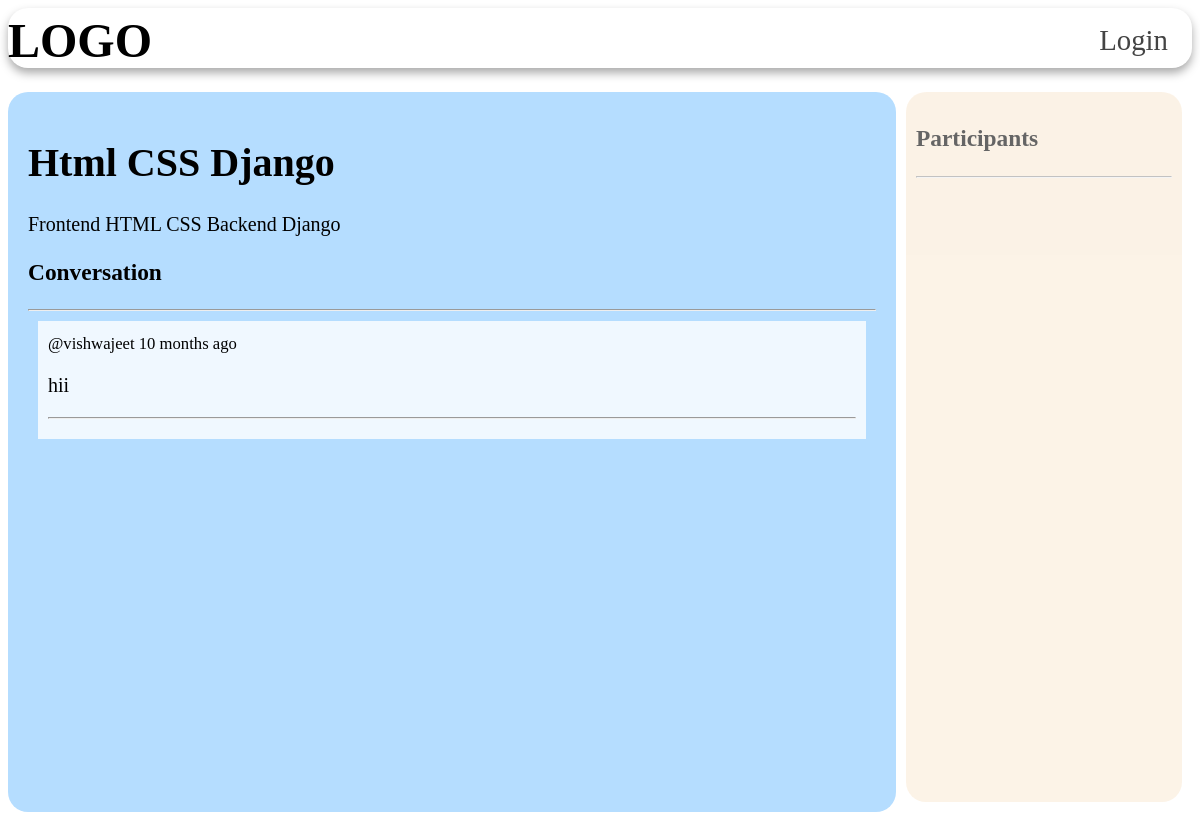
Page /room/3/ on the committed database.
### base/models.py (models this page shows, shortened)
class Room(models.Model):
    host= models.ForeignKey(User, on_delete=models.SET_NULL , null=True)
    topic=models.ForeignKey(Topic, on_delete=models.SET_NULL , null=True)
    name= models.CharField(max_length=200)
    description = models.TextField(null=True)
    participants= models.ManyToManyField(User, related_name='participants',blank=True)
    updated = models.DateTimeField(auto_now=True)
    created = models.DateTimeField(auto_now_add=True)
    class Meta:
        ordering = ['-updated', '-created']

class Message(models.Model):
        user = models.ForeignKey(User, on_delete=models.CASCADE)
        room = models.ForeignKey(Room, on_delete=models.CASCADE)
        body = models.TextField()
        updated = models.DateTimeField(auto_now=True)
        created = models.DateTimeField(auto_now_add=True)
        class Meta:
          ordering = ['-updated', '-created']

### base/views.py (the view, shortened to what this page needs)
# urls.py: path('room/<str:pk>/',views.room, name='room'),
def room(request,pk):
    room = Room.objects.get(id=pk)
    room_messages = room.message_set.all().order_by('created')
    participants = room.participants.all()
    context = {'room': room, 'room_messages':room_messages, 'participants':participants}
    return render(request, 'base/room.html',context)

### base/templates/base/room.html (shortened to what this page needs)
{% include 'main.html'%}
{% block content %}
{% include 'navbar.html'%}
<div class="room-container">
    <div class="chat-div">
        <h1>{{room.name}}</h1>
        <p>{{room.description}}</p>
        <div class="comment-wrraper">
            <h3>Conversation</h3>
            <hr>
            {% for message in room_messages%}
            <div class="user-chat">
                <small>
                    @{{message.user}} {{message.created|timesince}} ago
                </small><br>
                <p>{{message.body}}</p>
                <hr>
            </div>
            {% endfor %}
        </div>
    </div>
    <div class="participant">
        <h3>Participants</h3>
        <hr>
    </div>
</div>
{% endblock %}

### static/styles/main.css (style rules this page uses)
body { font-size: 20px; background-color: #fff; }

### base/templates/base/room.html (style rules this page uses)
.room-container { display: grid; grid-template-columns: 3fr 1fr; }
.chat-div { background-color: #b5ddff; border-radius: 20px; padding: 20px; height: 85vh; margin-top: 3vh; }
.user-chat { background-color: aliceblue; padding: 10px; margin: 10px; overflow: scroll; }
.participant { background-color: antiquewhite; opacity: 0.6; padding: 10px; margin: 10px; overflow: scroll; border-radius: 20px; margin-top: 3vh; font-size: 20px; }

### rows in the picture
Room: name "Html CSS Django", description "Frontend HTML CSS Backend Django"
Message: user "vishwajeet", created "10 months", body "hii"
